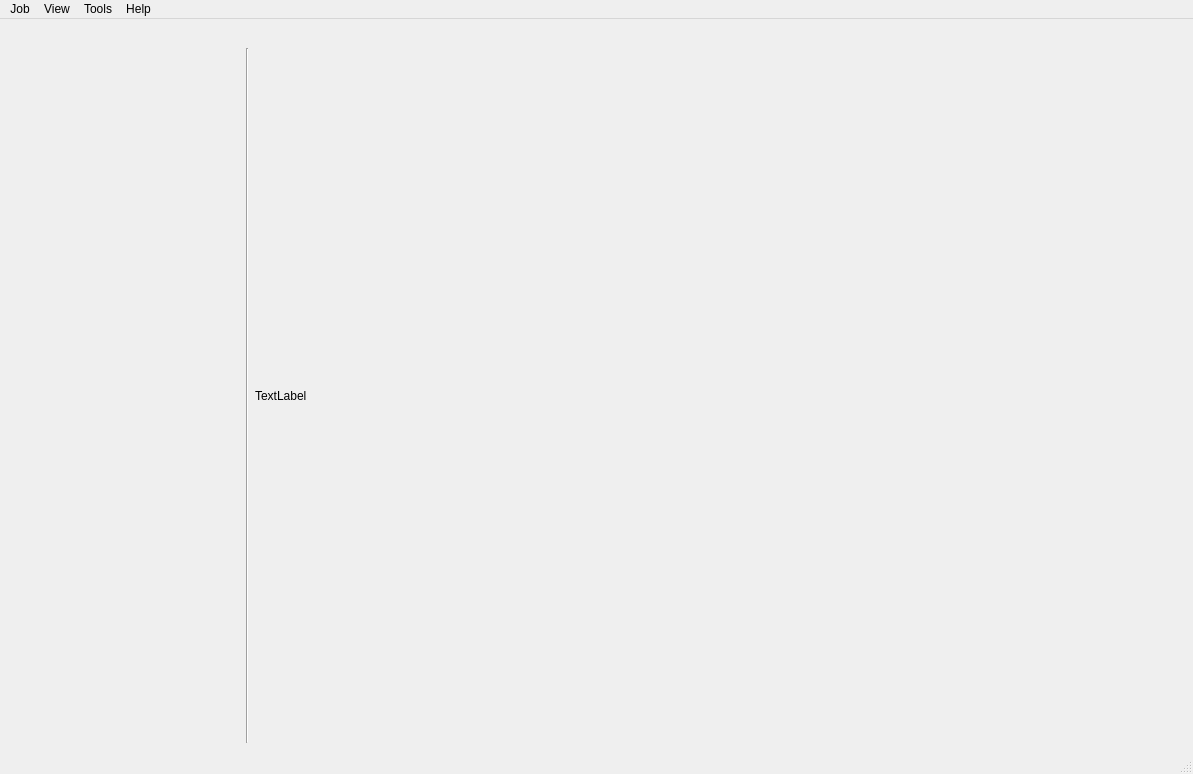
<?xml version="1.0" encoding="UTF-8"?>
<ui version="4.0">
 <class>Mysync</class>
 <widget class="QMainWindow" name="Mysync">
  <property name="geometry">
   <rect>
    <x>0</x>
    <y>0</y>
    <width>1193</width>
    <height>774</height>
   </rect>
  </property>
  <property name="windowTitle">
   <string>MainWindow</string>
  </property>
  <widget class="QWidget" name="centralwidget">
   <layout class="QGridLayout" name="gridLayout">
    <item row="0" column="5">
     <layout class="QHBoxLayout" name="horizontalLayout"/>
    </item>
    <item row="0" column="1">
     <spacer name="horizontalSpacer_3">
      <property name="orientation">
       <enum>Qt::Horizontal</enum>
      </property>
      <property name="sizeHint" stdset="0">
       <size>
        <width>40</width>
        <height>20</height>
       </size>
      </property>
     </spacer>
    </item>
    <item row="0" column="7">
     <spacer name="horizontalSpacer">
      <property name="orientation">
       <enum>Qt::Horizontal</enum>
      </property>
      <property name="sizeHint" stdset="0">
       <size>
        <width>40</width>
        <height>20</height>
       </size>
      </property>
     </spacer>
    </item>
    <item row="0" column="9">
     <layout class="QHBoxLayout" name="horizontalLayout_4"/>
    </item>
    <item row="0" column="6">
     <spacer name="horizontalSpacer_5">
      <property name="orientation">
       <enum>Qt::Horizontal</enum>
      </property>
      <property name="sizeHint" stdset="0">
       <size>
        <width>40</width>
        <height>20</height>
       </size>
      </property>
     </spacer>
    </item>
    <item row="0" column="8">
     <spacer name="horizontalSpacer_4">
      <property name="orientation">
       <enum>Qt::Horizontal</enum>
      </property>
      <property name="sizeHint" stdset="0">
       <size>
        <width>40</width>
        <height>20</height>
       </size>
      </property>
     </spacer>
    </item>
    <item row="0" column="4">
     <spacer name="horizontalSpacer_2">
      <property name="orientation">
       <enum>Qt::Horizontal</enum>
      </property>
      <property name="sizeHint" stdset="0">
       <size>
        <width>40</width>
        <height>20</height>
       </size>
      </property>
     </spacer>
    </item>
    <item row="0" column="0">
     <layout class="QHBoxLayout" name="horizontalLayout_3"/>
    </item>
    <item row="0" column="3">
     <layout class="QHBoxLayout" name="horizontalLayout_2"/>
    </item>
    <item row="3" column="0">
     <layout class="QHBoxLayout" name="horizontalLayout_8"/>
    </item>
    <item row="2" column="3" colspan="6">
     <layout class="QHBoxLayout" name="horizontalLayout_5">
      <item>
       <widget class="QLabel" name="label">
        <property name="text">
         <string>TextLabel</string>
        </property>
       </widget>
      </item>
     </layout>
    </item>
    <item row="2" column="2">
     <widget class="Line" name="line">
      <property name="orientation">
       <enum>Qt::Vertical</enum>
      </property>
     </widget>
    </item>
    <item row="2" column="0" colspan="2">
     <layout class="QHBoxLayout" name="horizontalLayout_6">
      <item>
       <widget class="QLabel" name="label_2">
        <property name="text">
         <string/>
        </property>
       </widget>
      </item>
     </layout>
    </item>
   </layout>
  </widget>
  <widget class="QMenuBar" name="menubar">
   <property name="geometry">
    <rect>
     <x>0</x>
     <y>0</y>
     <width>1193</width>
     <height>26</height>
    </rect>
   </property>
   <widget class="QMenu" name="menuJob">
    <property name="title">
     <string>Job</string>
    </property>
    <addaction name="actionAnalyze"/>
    <addaction name="actionNew_Job"/>
    <addaction name="separator"/>
    <addaction name="actionExit"/>
   </widget>
   <widget class="QMenu" name="menuHelp">
    <property name="title">
     <string>Help</string>
    </property>
   </widget>
   <widget class="QMenu" name="menuView">
    <property name="title">
     <string>View</string>
    </property>
   </widget>
   <widget class="QMenu" name="menuTools">
    <property name="title">
     <string>Tools</string>
    </property>
   </widget>
   <addaction name="menuJob"/>
   <addaction name="menuView"/>
   <addaction name="menuTools"/>
   <addaction name="menuHelp"/>
  </widget>
  <widget class="QStatusBar" name="statusbar"/>
  <action name="actionAnalyze">
   <property name="text">
    <string>Analyze</string>
   </property>
  </action>
  <action name="actionNew_Job">
   <property name="text">
    <string>New Job</string>
   </property>
  </action>
  <action name="actionExit">
   <property name="text">
    <string>Exit</string>
   </property>
  </action>
 </widget>
 <resources/>
 <connections/>
</ui>
